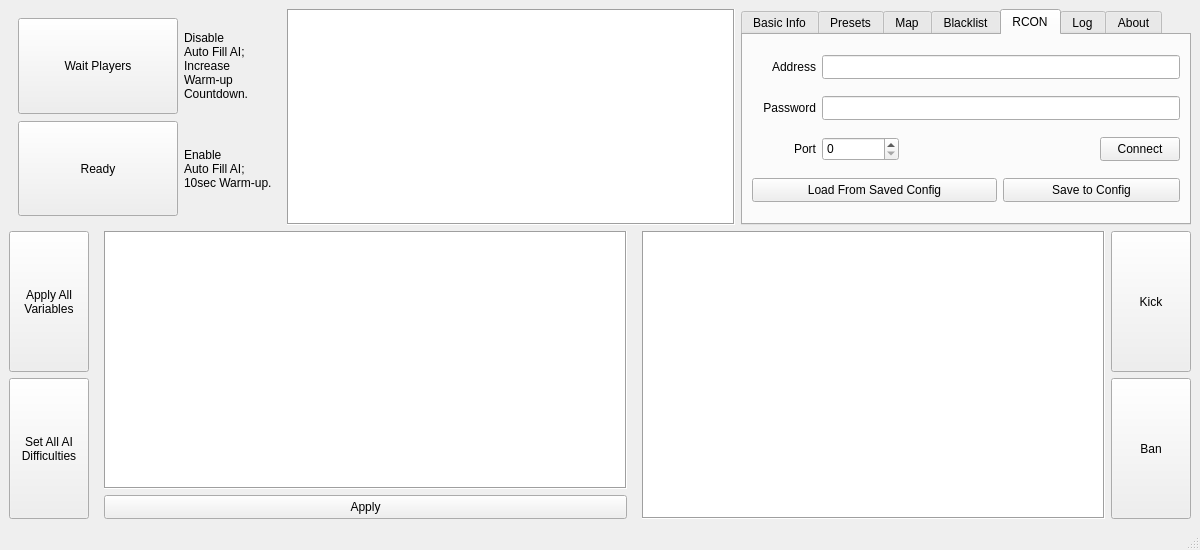
<?xml version="1.0" encoding="UTF-8"?>
<ui version="4.0">
 <class>MainWindow</class>
 <widget class="QMainWindow" name="MainWindow">
  <property name="geometry">
   <rect>
    <x>0</x>
    <y>0</y>
    <width>1200</width>
    <height>550</height>
   </rect>
  </property>
  <property name="windowTitle">
   <string>Steel Division 2 RCON</string>
  </property>
  <widget class="QWidget" name="centralwidget">
   <layout class="QVBoxLayout" name="mainLayout" stretch="3,4">
    <item>
     <layout class="QHBoxLayout" name="layoutUpperCtrls" stretch="0,1,1">
      <property name="sizeConstraint">
       <enum>QLayout::SetMinAndMaxSize</enum>
      </property>
      <item>
       <widget class="QWidget" name="layoutQuickButtonsWidget" native="true">
        <layout class="QGridLayout" name="layoutQuickButtons" rowstretch="0,0" columnstretch="1,0">
         <property name="sizeConstraint">
          <enum>QLayout::SetDefaultConstraint</enum>
         </property>
         <property name="verticalSpacing">
          <number>7</number>
         </property>
         <item row="1" column="0">
          <widget class="QPushButton" name="btnReady">
           <property name="sizePolicy">
            <sizepolicy hsizetype="Fixed" vsizetype="Minimum">
             <horstretch>0</horstretch>
             <verstretch>0</verstretch>
            </sizepolicy>
           </property>
           <property name="minimumSize">
            <size>
             <width>160</width>
             <height>0</height>
            </size>
           </property>
           <property name="text">
            <string>Ready</string>
           </property>
          </widget>
         </item>
         <item row="1" column="1">
          <widget class="QLabel" name="lblReady">
           <property name="sizePolicy">
            <sizepolicy hsizetype="Fixed" vsizetype="Preferred">
             <horstretch>0</horstretch>
             <verstretch>0</verstretch>
            </sizepolicy>
           </property>
           <property name="text">
            <string>Enable
Auto Fill AI;
10sec Warm-up.</string>
           </property>
          </widget>
         </item>
         <item row="0" column="1">
          <widget class="QLabel" name="lblWaitPlayer">
           <property name="sizePolicy">
            <sizepolicy hsizetype="Fixed" vsizetype="Preferred">
             <horstretch>0</horstretch>
             <verstretch>0</verstretch>
            </sizepolicy>
           </property>
           <property name="text">
            <string>Disable
Auto Fill AI;
Increase
Warm-up
Countdown.</string>
           </property>
          </widget>
         </item>
         <item row="0" column="0">
          <widget class="QPushButton" name="btnWaitPlayer">
           <property name="sizePolicy">
            <sizepolicy hsizetype="Fixed" vsizetype="Minimum">
             <horstretch>0</horstretch>
             <verstretch>0</verstretch>
            </sizepolicy>
           </property>
           <property name="minimumSize">
            <size>
             <width>160</width>
             <height>0</height>
            </size>
           </property>
           <property name="text">
            <string>Wait Players</string>
           </property>
          </widget>
         </item>
        </layout>
       </widget>
      </item>
      <item>
       <widget class="QGraphicsView" name="vwMap">
        <property name="frameShape">
         <enum>QFrame::Box</enum>
        </property>
        <property name="verticalScrollBarPolicy">
         <enum>Qt::ScrollBarAlwaysOff</enum>
        </property>
        <property name="horizontalScrollBarPolicy">
         <enum>Qt::ScrollBarAlwaysOff</enum>
        </property>
       </widget>
      </item>
      <item>
       <widget class="QTabWidget" name="tbwInfo">
        <property name="currentIndex">
         <number>4</number>
        </property>
        <widget class="QWidget" name="tabBasic">
         <attribute name="title">
          <string>Basic Info</string>
         </attribute>
         <layout class="QGridLayout" name="layoutBasic" rowstretch="0,0,0,0,0" columnstretch="0,1">
          <property name="horizontalSpacing">
           <number>24</number>
          </property>
          <item row="1" column="0">
           <widget class="QLabel" name="lblServerPassword">
            <property name="minimumSize">
             <size>
              <width>0</width>
              <height>16</height>
             </size>
            </property>
            <property name="text">
             <string>Server Password</string>
            </property>
            <property name="alignment">
             <set>Qt::AlignRight|Qt::AlignTrailing|Qt::AlignVCenter</set>
            </property>
           </widget>
          </item>
          <item row="0" column="1">
           <widget class="QLabel" name="lblServerNameContent">
            <property name="minimumSize">
             <size>
              <width>0</width>
              <height>16</height>
             </size>
            </property>
            <property name="text">
             <string>Default Server Name</string>
            </property>
           </widget>
          </item>
          <item row="2" column="0">
           <widget class="QLabel" name="lblServerPlayers">
            <property name="minimumSize">
             <size>
              <width>0</width>
              <height>16</height>
             </size>
            </property>
            <property name="text">
             <string>Online Players</string>
            </property>
            <property name="alignment">
             <set>Qt::AlignRight|Qt::AlignTrailing|Qt::AlignVCenter</set>
            </property>
           </widget>
          </item>
          <item row="1" column="1">
           <widget class="QLabel" name="lblServerPasswordContent">
            <property name="minimumSize">
             <size>
              <width>0</width>
              <height>16</height>
             </size>
            </property>
            <property name="text">
             <string>12345</string>
            </property>
           </widget>
          </item>
          <item row="4" column="0" colspan="2">
           <spacer name="spacerBasic">
            <property name="orientation">
             <enum>Qt::Vertical</enum>
            </property>
            <property name="sizeHint" stdset="0">
             <size>
              <width>20</width>
              <height>40</height>
             </size>
            </property>
           </spacer>
          </item>
          <item row="3" column="0">
           <widget class="QLabel" name="lblMap">
            <property name="minimumSize">
             <size>
              <width>0</width>
              <height>16</height>
             </size>
            </property>
            <property name="text">
             <string>Map</string>
            </property>
            <property name="alignment">
             <set>Qt::AlignRight|Qt::AlignTrailing|Qt::AlignVCenter</set>
            </property>
           </widget>
          </item>
          <item row="0" column="0">
           <widget class="QLabel" name="lblServerName">
            <property name="minimumSize">
             <size>
              <width>0</width>
              <height>16</height>
             </size>
            </property>
            <property name="text">
             <string>Server Name</string>
            </property>
            <property name="alignment">
             <set>Qt::AlignRight|Qt::AlignTrailing|Qt::AlignVCenter</set>
            </property>
           </widget>
          </item>
          <item row="2" column="1">
           <widget class="QLabel" name="lblServerPlayersContent">
            <property name="minimumSize">
             <size>
              <width>0</width>
              <height>16</height>
             </size>
            </property>
            <property name="text">
             <string>0/20</string>
            </property>
           </widget>
          </item>
          <item row="3" column="1">
           <widget class="QLabel" name="lblMapContent">
            <property name="minimumSize">
             <size>
              <width>0</width>
              <height>16</height>
             </size>
            </property>
            <property name="text">
             <string/>
            </property>
           </widget>
          </item>
         </layout>
        </widget>
        <widget class="QWidget" name="tabPresets">
         <attribute name="title">
          <string>Presets</string>
         </attribute>
         <layout class="QGridLayout" name="gridLayout">
          <item row="2" column="3">
           <widget class="QPushButton" name="btnUpdatePreset">
            <property name="text">
             <string>Save Preset</string>
            </property>
           </widget>
          </item>
          <item row="0" column="1">
           <widget class="QLabel" name="lblPresetPreview">
            <property name="sizePolicy">
             <sizepolicy hsizetype="Fixed" vsizetype="Preferred">
              <horstretch>0</horstretch>
              <verstretch>0</verstretch>
             </sizepolicy>
            </property>
            <property name="maximumSize">
             <size>
              <width>64</width>
              <height>16777215</height>
             </size>
            </property>
            <property name="text">
             <string>Preview</string>
            </property>
            <property name="alignment">
             <set>Qt::AlignRight|Qt::AlignTrailing|Qt::AlignVCenter</set>
            </property>
           </widget>
          </item>
          <item row="1" column="1">
           <widget class="QLabel" name="lblPresetName">
            <property name="sizePolicy">
             <sizepolicy hsizetype="Fixed" vsizetype="Preferred">
              <horstretch>0</horstretch>
              <verstretch>0</verstretch>
             </sizepolicy>
            </property>
            <property name="maximumSize">
             <size>
              <width>64</width>
              <height>16777215</height>
             </size>
            </property>
            <property name="text">
             <string>Name</string>
            </property>
            <property name="alignment">
             <set>Qt::AlignRight|Qt::AlignTrailing|Qt::AlignVCenter</set>
            </property>
           </widget>
          </item>
          <item row="0" column="2" colspan="2">
           <widget class="QPlainTextEdit" name="textPresetPreview">
            <property name="frameShape">
             <enum>QFrame::Box</enum>
            </property>
            <property name="frameShadow">
             <enum>QFrame::Sunken</enum>
            </property>
            <property name="readOnly">
             <bool>true</bool>
            </property>
           </widget>
          </item>
          <item row="2" column="1" colspan="2">
           <widget class="QPushButton" name="btnApplyPreset">
            <property name="text">
             <string>Apply Preset</string>
            </property>
           </widget>
          </item>
          <item row="1" column="2" colspan="2">
           <widget class="QLineEdit" name="edtPresetName">
            <property name="minimumSize">
             <size>
              <width>0</width>
              <height>24</height>
             </size>
            </property>
           </widget>
          </item>
          <item row="0" column="0" rowspan="3">
           <widget class="QListView" name="listPreset">
            <property name="sizePolicy">
             <sizepolicy hsizetype="Fixed" vsizetype="Expanding">
              <horstretch>0</horstretch>
              <verstretch>0</verstretch>
             </sizepolicy>
            </property>
            <property name="frameShape">
             <enum>QFrame::Box</enum>
            </property>
            <property name="frameShadow">
             <enum>QFrame::Sunken</enum>
            </property>
           </widget>
          </item>
         </layout>
        </widget>
        <widget class="QWidget" name="tabMap">
         <attribute name="title">
          <string>Map</string>
         </attribute>
         <layout class="QGridLayout" name="layoutMap">
          <item row="0" column="4" rowspan="2">
           <widget class="QPushButton" name="btnChangeMap">
            <property name="sizePolicy">
             <sizepolicy hsizetype="Minimum" vsizetype="Minimum">
              <horstretch>0</horstretch>
              <verstretch>0</verstretch>
             </sizepolicy>
            </property>
            <property name="text">
             <string>Change</string>
            </property>
           </widget>
          </item>
          <item row="1" column="0">
           <widget class="QCheckBox" name="chkMapSmall">
            <property name="text">
             <string>Small</string>
            </property>
           </widget>
          </item>
          <item row="1" column="1">
           <widget class="QCheckBox" name="chkMapMedium">
            <property name="text">
             <string>Medium</string>
            </property>
           </widget>
          </item>
          <item row="1" column="2">
           <widget class="QCheckBox" name="chkMapLarge">
            <property name="text">
             <string>Large</string>
            </property>
           </widget>
          </item>
          <item row="1" column="3">
           <widget class="QCheckBox" name="chkMapVeryLarge">
            <property name="text">
             <string>Very Large</string>
            </property>
           </widget>
          </item>
          <item row="0" column="0" colspan="4">
           <widget class="QListView" name="listMap">
            <property name="frameShape">
             <enum>QFrame::Box</enum>
            </property>
            <property name="horizontalScrollBarPolicy">
             <enum>Qt::ScrollBarAlwaysOff</enum>
            </property>
            <property name="sizeAdjustPolicy">
             <enum>QAbstractScrollArea::AdjustIgnored</enum>
            </property>
            <property name="editTriggers">
             <set>QAbstractItemView::NoEditTriggers</set>
            </property>
            <property name="selectionBehavior">
             <enum>QAbstractItemView::SelectRows</enum>
            </property>
            <property name="verticalScrollMode">
             <enum>QAbstractItemView::ScrollPerPixel</enum>
            </property>
            <property name="horizontalScrollMode">
             <enum>QAbstractItemView::ScrollPerPixel</enum>
            </property>
           </widget>
          </item>
         </layout>
        </widget>
        <widget class="QWidget" name="tabBlacklist">
         <attribute name="title">
          <string>Blacklist</string>
         </attribute>
         <layout class="QGridLayout" name="layoutBlacklist" columnstretch="5,2,0">
          <property name="topMargin">
           <number>6</number>
          </property>
          <property name="bottomMargin">
           <number>6</number>
          </property>
          <item row="0" column="1">
           <widget class="QSpinBox" name="spnHour">
            <property name="sizePolicy">
             <sizepolicy hsizetype="Preferred" vsizetype="Fixed">
              <horstretch>0</horstretch>
              <verstretch>0</verstretch>
             </sizepolicy>
            </property>
            <property name="minimumSize">
             <size>
              <width>0</width>
              <height>24</height>
             </size>
            </property>
           </widget>
          </item>
          <item row="0" column="2">
           <widget class="QLabel" name="lblHour">
            <property name="maximumSize">
             <size>
              <width>32</width>
              <height>16777215</height>
             </size>
            </property>
            <property name="text">
             <string>Hour(s)</string>
            </property>
           </widget>
          </item>
          <item row="1" column="1" colspan="2">
           <widget class="QPushButton" name="btnReban">
            <property name="sizePolicy">
             <sizepolicy hsizetype="Minimum" vsizetype="Minimum">
              <horstretch>0</horstretch>
              <verstretch>0</verstretch>
             </sizepolicy>
            </property>
            <property name="text">
             <string>Ban</string>
            </property>
           </widget>
          </item>
          <item row="2" column="1" colspan="2">
           <widget class="QPushButton" name="btnUnban">
            <property name="sizePolicy">
             <sizepolicy hsizetype="Minimum" vsizetype="Minimum">
              <horstretch>0</horstretch>
              <verstretch>0</verstretch>
             </sizepolicy>
            </property>
            <property name="text">
             <string>Unban</string>
            </property>
           </widget>
          </item>
          <item row="0" column="0" rowspan="3">
           <widget class="QTableView" name="tblBlacklist">
            <property name="sizePolicy">
             <sizepolicy hsizetype="Expanding" vsizetype="Expanding">
              <horstretch>0</horstretch>
              <verstretch>0</verstretch>
             </sizepolicy>
            </property>
            <property name="frameShape">
             <enum>QFrame::Box</enum>
            </property>
            <property name="horizontalScrollBarPolicy">
             <enum>Qt::ScrollBarAlwaysOff</enum>
            </property>
            <property name="sizeAdjustPolicy">
             <enum>QAbstractScrollArea::AdjustToContents</enum>
            </property>
            <property name="editTriggers">
             <set>QAbstractItemView::NoEditTriggers</set>
            </property>
            <property name="verticalScrollMode">
             <enum>QAbstractItemView::ScrollPerPixel</enum>
            </property>
            <property name="horizontalScrollMode">
             <enum>QAbstractItemView::ScrollPerPixel</enum>
            </property>
           </widget>
          </item>
         </layout>
        </widget>
        <widget class="QWidget" name="tabSetttings">
         <attribute name="title">
          <string>RCON</string>
         </attribute>
         <layout class="QGridLayout" name="layoutSettings">
          <item row="0" column="0">
           <widget class="QLabel" name="lblAddress">
            <property name="sizePolicy">
             <sizepolicy hsizetype="Minimum" vsizetype="Preferred">
              <horstretch>0</horstretch>
              <verstretch>0</verstretch>
             </sizepolicy>
            </property>
            <property name="maximumSize">
             <size>
              <width>64</width>
              <height>16777215</height>
             </size>
            </property>
            <property name="text">
             <string>Address</string>
            </property>
            <property name="alignment">
             <set>Qt::AlignRight|Qt::AlignTrailing|Qt::AlignVCenter</set>
            </property>
           </widget>
          </item>
          <item row="0" column="1" colspan="4">
           <widget class="QLineEdit" name="edtAddress">
            <property name="sizePolicy">
             <sizepolicy hsizetype="Minimum" vsizetype="Fixed">
              <horstretch>0</horstretch>
              <verstretch>0</verstretch>
             </sizepolicy>
            </property>
            <property name="minimumSize">
             <size>
              <width>0</width>
              <height>24</height>
             </size>
            </property>
           </widget>
          </item>
          <item row="1" column="0">
           <widget class="QLabel" name="lblPassword">
            <property name="sizePolicy">
             <sizepolicy hsizetype="Minimum" vsizetype="Preferred">
              <horstretch>0</horstretch>
              <verstretch>0</verstretch>
             </sizepolicy>
            </property>
            <property name="maximumSize">
             <size>
              <width>64</width>
              <height>16777215</height>
             </size>
            </property>
            <property name="text">
             <string>Password</string>
            </property>
            <property name="alignment">
             <set>Qt::AlignRight|Qt::AlignTrailing|Qt::AlignVCenter</set>
            </property>
           </widget>
          </item>
          <item row="1" column="1" colspan="4">
           <widget class="QLineEdit" name="edtPassword">
            <property name="sizePolicy">
             <sizepolicy hsizetype="Minimum" vsizetype="Fixed">
              <horstretch>0</horstretch>
              <verstretch>0</verstretch>
             </sizepolicy>
            </property>
            <property name="minimumSize">
             <size>
              <width>0</width>
              <height>24</height>
             </size>
            </property>
            <property name="echoMode">
             <enum>QLineEdit::Password</enum>
            </property>
           </widget>
          </item>
          <item row="2" column="0">
           <widget class="QLabel" name="lblPort">
            <property name="sizePolicy">
             <sizepolicy hsizetype="Minimum" vsizetype="Preferred">
              <horstretch>0</horstretch>
              <verstretch>0</verstretch>
             </sizepolicy>
            </property>
            <property name="maximumSize">
             <size>
              <width>64</width>
              <height>16777215</height>
             </size>
            </property>
            <property name="text">
             <string>Port</string>
            </property>
            <property name="alignment">
             <set>Qt::AlignRight|Qt::AlignTrailing|Qt::AlignVCenter</set>
            </property>
           </widget>
          </item>
          <item row="2" column="1">
           <widget class="QSpinBox" name="spnPort">
            <property name="sizePolicy">
             <sizepolicy hsizetype="Minimum" vsizetype="Fixed">
              <horstretch>0</horstretch>
              <verstretch>0</verstretch>
             </sizepolicy>
            </property>
            <property name="minimumSize">
             <size>
              <width>0</width>
              <height>24</height>
             </size>
            </property>
            <property name="maximum">
             <number>65536</number>
            </property>
           </widget>
          </item>
          <item row="2" column="2" colspan="2">
           <spacer name="spacerSettings">
            <property name="orientation">
             <enum>Qt::Horizontal</enum>
            </property>
            <property name="sizeHint" stdset="0">
             <size>
              <width>189</width>
              <height>20</height>
             </size>
            </property>
           </spacer>
          </item>
          <item row="2" column="4">
           <widget class="QPushButton" name="btnConnect">
            <property name="sizePolicy">
             <sizepolicy hsizetype="Minimum" vsizetype="Fixed">
              <horstretch>0</horstretch>
              <verstretch>0</verstretch>
             </sizepolicy>
            </property>
            <property name="minimumSize">
             <size>
              <width>0</width>
              <height>24</height>
             </size>
            </property>
            <property name="text">
             <string>Connect</string>
            </property>
           </widget>
          </item>
          <item row="3" column="0" colspan="3">
           <widget class="QPushButton" name="btnLoadServerSettings">
            <property name="sizePolicy">
             <sizepolicy hsizetype="Minimum" vsizetype="Fixed">
              <horstretch>0</horstretch>
              <verstretch>0</verstretch>
             </sizepolicy>
            </property>
            <property name="minimumSize">
             <size>
              <width>0</width>
              <height>24</height>
             </size>
            </property>
            <property name="text">
             <string>Load From Saved Config</string>
            </property>
           </widget>
          </item>
          <item row="3" column="3" colspan="2">
           <widget class="QPushButton" name="btnSaveServerSettings">
            <property name="sizePolicy">
             <sizepolicy hsizetype="Minimum" vsizetype="Fixed">
              <horstretch>0</horstretch>
              <verstretch>0</verstretch>
             </sizepolicy>
            </property>
            <property name="minimumSize">
             <size>
              <width>0</width>
              <height>24</height>
             </size>
            </property>
            <property name="text">
             <string>Save to Config</string>
            </property>
           </widget>
          </item>
         </layout>
        </widget>
        <widget class="QWidget" name="tabLog">
         <attribute name="title">
          <string>Log</string>
         </attribute>
         <layout class="QGridLayout" name="layoutLog">
          <item row="0" column="0">
           <widget class="QPlainTextEdit" name="textLog">
            <property name="frameShape">
             <enum>QFrame::Box</enum>
            </property>
            <property name="undoRedoEnabled">
             <bool>false</bool>
            </property>
            <property name="lineWrapMode">
             <enum>QPlainTextEdit::NoWrap</enum>
            </property>
            <property name="readOnly">
             <bool>true</bool>
            </property>
            <property name="plainText">
             <string notr="true"/>
            </property>
           </widget>
          </item>
         </layout>
        </widget>
        <widget class="QWidget" name="tabAbout">
         <attribute name="title">
          <string>About</string>
         </attribute>
         <layout class="QVBoxLayout" name="verticalLayout">
          <item>
           <spacer name="spacerAbout1">
            <property name="orientation">
             <enum>Qt::Vertical</enum>
            </property>
            <property name="sizeHint" stdset="0">
             <size>
              <width>20</width>
              <height>72</height>
             </size>
            </property>
           </spacer>
          </item>
          <item>
           <widget class="QLabel" name="lblAbout">
            <property name="text">
             <string>&lt;html&gt;&lt;head/&gt;&lt;body&gt;&lt;p&gt;This software is made by &lt;a href=&quot;https://github.com/Frank-Wong-CN&quot;&gt;&lt;span style=&quot; text-decoration: underline; color:#007af4;&quot;&gt;Frank-Wong-CN&lt;/span&gt;&lt;/a&gt;.&lt;br&gt;Feel free to submit bug reports or feature requests.&lt;/p&gt;&lt;/body&gt;&lt;/html&gt;</string>
            </property>
            <property name="alignment">
             <set>Qt::AlignCenter</set>
            </property>
           </widget>
          </item>
          <item>
           <spacer name="spacerAbout2">
            <property name="orientation">
             <enum>Qt::Vertical</enum>
            </property>
            <property name="sizeHint" stdset="0">
             <size>
              <width>20</width>
              <height>72</height>
             </size>
            </property>
           </spacer>
          </item>
         </layout>
        </widget>
       </widget>
      </item>
     </layout>
    </item>
    <item>
     <layout class="QGridLayout" name="layoutLowerCtrls" columnstretch="1,7,6,1">
      <property name="sizeConstraint">
       <enum>QLayout::SetMinAndMaxSize</enum>
      </property>
      <item row="1" column="3">
       <widget class="QPushButton" name="btnBan">
        <property name="sizePolicy">
         <sizepolicy hsizetype="Minimum" vsizetype="Minimum">
          <horstretch>0</horstretch>
          <verstretch>0</verstretch>
         </sizepolicy>
        </property>
        <property name="text">
         <string>Ban</string>
        </property>
       </widget>
      </item>
      <item row="0" column="3">
       <widget class="QPushButton" name="btnKick">
        <property name="sizePolicy">
         <sizepolicy hsizetype="Minimum" vsizetype="Minimum">
          <horstretch>0</horstretch>
          <verstretch>0</verstretch>
         </sizepolicy>
        </property>
        <property name="text">
         <string>Kick</string>
        </property>
       </widget>
      </item>
      <item row="0" column="2" rowspan="2">
       <widget class="QTableView" name="tblCurrentPlayers">
        <property name="frameShape">
         <enum>QFrame::Box</enum>
        </property>
        <property name="verticalScrollBarPolicy">
         <enum>Qt::ScrollBarAsNeeded</enum>
        </property>
        <property name="horizontalScrollBarPolicy">
         <enum>Qt::ScrollBarAlwaysOff</enum>
        </property>
        <property name="sizeAdjustPolicy">
         <enum>QAbstractScrollArea::AdjustToContents</enum>
        </property>
        <property name="editTriggers">
         <set>QAbstractItemView::NoEditTriggers</set>
        </property>
        <property name="alternatingRowColors">
         <bool>true</bool>
        </property>
        <property name="selectionMode">
         <enum>QAbstractItemView::SingleSelection</enum>
        </property>
        <property name="selectionBehavior">
         <enum>QAbstractItemView::SelectItems</enum>
        </property>
        <property name="verticalScrollMode">
         <enum>QAbstractItemView::ScrollPerPixel</enum>
        </property>
        <property name="horizontalScrollMode">
         <enum>QAbstractItemView::ScrollPerPixel</enum>
        </property>
        <attribute name="verticalHeaderCascadingSectionResizes">
         <bool>false</bool>
        </attribute>
       </widget>
      </item>
      <item row="0" column="1" rowspan="2">
       <widget class="QWidget" name="layoutServerButtons" native="true">
        <layout class="QVBoxLayout" name="verticalLayout_5">
         <property name="topMargin">
          <number>0</number>
         </property>
         <property name="bottomMargin">
          <number>0</number>
         </property>
         <item>
          <widget class="QTableView" name="tblServerVariables">
           <property name="minimumSize">
            <size>
             <width>500</width>
             <height>0</height>
            </size>
           </property>
           <property name="frameShape">
            <enum>QFrame::Box</enum>
           </property>
           <property name="horizontalScrollBarPolicy">
            <enum>Qt::ScrollBarAlwaysOff</enum>
           </property>
           <property name="sizeAdjustPolicy">
            <enum>QAbstractScrollArea::AdjustToContents</enum>
           </property>
           <property name="editTriggers">
            <set>QAbstractItemView::DoubleClicked|QAbstractItemView::SelectedClicked</set>
           </property>
           <property name="selectionMode">
            <enum>QAbstractItemView::SingleSelection</enum>
           </property>
           <property name="verticalScrollMode">
            <enum>QAbstractItemView::ScrollPerPixel</enum>
           </property>
           <property name="horizontalScrollMode">
            <enum>QAbstractItemView::ScrollPerPixel</enum>
           </property>
          </widget>
         </item>
         <item>
          <widget class="QPushButton" name="btnApplyServerVariables">
           <property name="minimumSize">
            <size>
             <width>0</width>
             <height>24</height>
            </size>
           </property>
           <property name="text">
            <string>Apply</string>
           </property>
          </widget>
         </item>
        </layout>
       </widget>
      </item>
      <item row="0" column="0">
       <widget class="QPushButton" name="btnApplyAll">
        <property name="sizePolicy">
         <sizepolicy hsizetype="Minimum" vsizetype="Minimum">
          <horstretch>0</horstretch>
          <verstretch>0</verstretch>
         </sizepolicy>
        </property>
        <property name="text">
         <string>Apply All
Variables</string>
        </property>
       </widget>
      </item>
      <item row="1" column="0">
       <widget class="QPushButton" name="btnSetDiffAll">
        <property name="sizePolicy">
         <sizepolicy hsizetype="Minimum" vsizetype="Minimum">
          <horstretch>0</horstretch>
          <verstretch>0</verstretch>
         </sizepolicy>
        </property>
        <property name="text">
         <string>Set All AI
Difficulties</string>
        </property>
       </widget>
      </item>
     </layout>
    </item>
   </layout>
  </widget>
  <widget class="QStatusBar" name="statusBar"/>
 </widget>
 <resources/>
 <connections/>
</ui>
